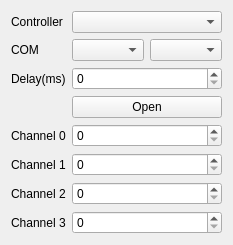
          <widget class="QWidget" name="tab_5">
           <attribute name="title">
            <string>Light</string>
           </attribute>
           <layout class="QGridLayout" name="gridLayout_11">
            <item row="1" column="0">
             <widget class="QLabel" name="label_16">
              <property name="text">
               <string>COM</string>
              </property>
             </widget>
            </item>
            <item row="4" column="0">
             <widget class="QLabel" name="label_18">
              <property name="text">
               <string>Channel 0</string>
              </property>
             </widget>
            </item>
            <item row="3" column="1" colspan="2">
             <widget class="QPushButton" name="but_open_light">
              <property name="text">
               <string>Open</string>
              </property>
             </widget>
            </item>
            <item row="4" column="1" colspan="2">
             <widget class="QSpinBox" name="spinBox_2"/>
            </item>
            <item row="1" column="1">
             <widget class="QComboBox" name="comboBox_7">
              <property name="sizePolicy">
               <sizepolicy hsizetype="Expanding" vsizetype="Expanding">
                <horstretch>0</horstretch>
                <verstretch>0</verstretch>
               </sizepolicy>
              </property>
             </widget>
            </item>
            <item row="2" column="1" colspan="2">
             <widget class="QSpinBox" name="spinBox"/>
            </item>
            <item row="0" column="1" colspan="2">
             <widget class="QComboBox" name="comboBox_6">
              <property name="sizePolicy">
               <sizepolicy hsizetype="Expanding" vsizetype="Expanding">
                <horstretch>0</horstretch>
                <verstretch>0</verstretch>
               </sizepolicy>
              </property>
             </widget>
            </item>
            <item row="1" column="2">
             <widget class="QComboBox" name="comboBox_8">
              <property name="sizePolicy">
               <sizepolicy hsizetype="Expanding" vsizetype="Expanding">
                <horstretch>0</horstretch>
                <verstretch>0</verstretch>
               </sizepolicy>
              </property>
             </widget>
            </item>
            <item row="0" column="0">
             <widget class="QLabel" name="label_15">
              <property name="text">
               <string>Controller</string>
              </property>
             </widget>
            </item>
            <item row="2" column="0">
             <widget class="QLabel" name="label_17">
              <property name="text">
               <string>Delay(ms)</string>
              </property>
             </widget>
            </item>
            <item row="5" column="0">
             <widget class="QLabel" name="label_19">
              <property name="text">
               <string>Channel 1</string>
              </property>
             </widget>
            </item>
            <item row="6" column="0">
             <widget class="QLabel" name="label_20">
              <property name="text">
               <string>Channel 2</string>
              </property>
             </widget>
            </item>
            <item row="7" column="0">
             <widget class="QLabel" name="label_21">
              <property name="text">
               <string>Channel 3</string>
              </property>
             </widget>
            </item>
            <item row="5" column="1" colspan="2">
             <widget class="QSpinBox" name="spinBox_3"/>
            </item>
            <item row="6" column="1" colspan="2">
             <widget class="QSpinBox" name="spinBox_4"/>
            </item>
            <item row="7" column="1" colspan="2">
             <widget class="QSpinBox" name="spinBox_5"/>
            </item>
           </layout>
          </widget>
